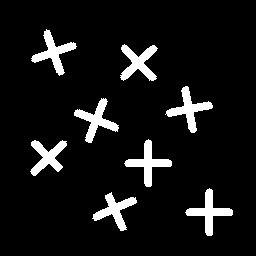
#> input picture Lab02 - Connected Components/art8.png, 256 x 256 px
$ jupyter execute lab02.ipynb
#> lines starting #> are read from the running program, lines starting #| are printed output that depends on the picture; after the words box and inside, x2 and y2 are one past the last pixel; in counts of white or black regions, pixels touching at a corner belong together
**Exercícios Rotulação de Componentes Conexos**
exercícios obtidos em http://homepages.inf.ed.ac.uk/rbf/HIPR2/label.htm

1. Implemente o algoritmo de rotulação de componentes conexos (algoritmo do slide ou por outra solução) e aplique sobre a imagem binária art8.png. Indique qual vizinhança será considerada (4 ou 8)
Mostre os resultados na forma da imagem art8lab1.png e art8lab2.png

art8.png:

art8lab1.png:

art8lab2.png:


[cell 1]
import cv2
import numpy as np
import matplotlib.pyplot as plt

def readBinaryImage(image, invert):
#> called with image = './art8.png', invert = False
    img = cv2.imread(image, 0)
#> img: shape (256, 256); values 1 (black) and 255 (white), 8% white; 8 white regions, largest, box (x1, y1, x2, y2) and area: (120, 44, 158, 81) 672, (165, 86, 213, 133) 670, (74, 98, 119, 143) 670
    if (invert):
        ret, img = cv2.threshold(img, 68, 255, cv2.THRESH_BINARY_INV)
        return img
    else :
        ret, img = cv2.threshold(img, 68, 255, cv2.THRESH_BINARY)
        return img

def get_4_neighborhood(x, y, image):
    if (image[x-1, y] == 255 and image[x, y-1] == 255):
        return True

    return False

def count_components(filename, invert = False):
    count = 1
    equivalences = []
    image = readBinaryImage(filename, invert)

    plt.imshow(image, cmap='gray', vmin=0, vmax=255)
    plt.show(block=False)
    plt.close()

    height, width = image.shape
#> height = 256; width = 256
    labels = np.zeros((height, width))

    for x in range(height):
        for y in range(width):
            pixel = image[x][y]
            if (pixel > 0):
                first_neighbor = image[x-1][y]
                first_neighbor_label = labels[x-1][y]

                second_neighbor = image[x][y-1]
                second_neighbor_label = labels[x][y-1]

                if (first_neighbor == 0 and second_neighbor == 0):
                    labels[x][y] = count
                    count+=1
                elif (first_neighbor > 0 and second_neighbor == 0):
                    labels[x][y] = first_neighbor_label
                elif (first_neighbor == 0 and second_neighbor > 0):
                    labels[x][y] = second_neighbor_label
                elif (first_neighbor > 0 and second_neighbor > 0 and first_neighbor_label == second_neighbor_label):
                    labels[x][y] = first_neighbor_label
                elif (first_neighbor > 0 and second_neighbor > 0 and first_neighbor_label != second_neighbor_label):
                    labels[x][y] = first_neighbor_label
                    equivalences.append((first_neighbor_label, second_neighbor_label))
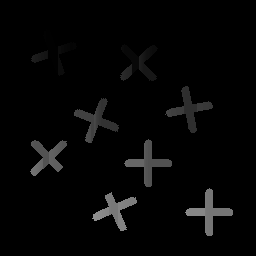
#> labels: shape (256, 256) float64; min 0, max 144, mean 5.6
#> after the loop, count = 145; equivalences = 1523 pairs, first value 1 to 143, second value 1 to 144

    for i in range(len(equivalences)):
        label_a, label_b = equivalences.pop()

        for j in range(len(equivalences)):
            label_j_a, label_j_b = equivalences[j]
            if (label_b == label_j_b):
                equivalences[j] = (label_j_a, label_a)

        for x in range(height):
            for y in range(width):
                if (labels[x][y] == label_b):
                    labels[x][y] = label_a
#> this loop made 1523 passes
#> (label_a, label_b) on passes 1 to 3: (117, 118), (117, 117), (118, 119)
#> labels: shape (256, 256) float64; 6.13% of pixels changed, all inside (x1, y1, x2, y2) = (30, 29, 209, 236)
#> after the loop, equivalences = []

    plt.imshow(labels, cmap='gray', vmin=0, vmax=255)
    plt.show(block=False)
    plt.close()

    height, width = labels.shape
    label_dict = {}
    for x in range(height):
        for y in range(width):
            label = labels[x][y]
            if (not label in label_dict):
                label_dict[label] = 1
            else:
                label_dict[label] += 1
#> after the loop, label_dict = 71 items

    return label_dict

count_components('./art8.png')

2. Calcule o número de objetos da imagem clc3.png. Note que antes será necessário binarizar a imagem. Para isso, considere um limiar (*threshold*) de 67, isto é, valores acima de 67 na imagem original recebem zero, e os abaixo recebem 1 (o que resulta na imagem clc3thr1.png).

clc3.png

clc3thr1

clc3lab1


[cell 2]
labels = count_components('./clc3thr1.png')
#> call 2 of count_components, with filename = './clc3thr1.png', invert = False
#> in count_components (call 2), `count = 1`: count = 1
#> call 2 of readBinaryImage, with image = './clc3thr1.png', invert = False
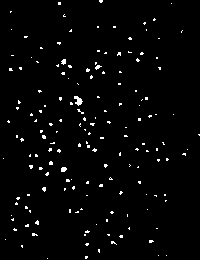
#> input picture Lab02 - Connected Components/clc3thr1.png, 200 x 260 px
#> in readBinaryImage (call 2), `img = cv2.imread(image, 0)`: img: shape (260, 200); 2.2% white in thin lines or dots
#> after the loop in count_components (call 2), `for x in range(height):`:
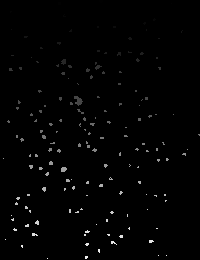
#> labels: shape (260, 200) float64; min 0, max 238, mean 2.6
#> after the loop in count_components (call 2), `for x in range(height):`: count = 239; equivalences = 111 pairs, first value 7 to 230, second value 8 to 231
#> the loop in count_components (call 2), `for i in range(len(equivalences)):` made 111 passes
#> (label_a, label_b) on passes 1 to 12: (230, 231), (225, 226), (220, 221), (220, 220), (216, 219), (215, 217), (212, 214), (212, 212), (209, 210), (210, 211), (209, 209), (210, 210)
#> after the loop in count_components (call 2), `for i in range(len(equivalences)):`: labels: shape (260, 200) float64; 0.24% of pixels changed, all inside (x1, y1, x2, y2) = (7, 19, 183, 245)
#> after the loop in count_components (call 2), `for i in range(len(equivalences)):`: equivalences = []
#> after the loop in count_components (call 2), `for x in range(height):`: label_dict = 181 items
#> labels = 181 items

count = 0
for i in labels.items():
  key, value = i
  if (key > 0):
    count+=value
#> this loop made 181 passes
#> (key, value, count) on passes 2 to 13: (1, 10, 10), (2, 9, 19), (3, 1, 20), (4, 3, 23), (5, 1, 24), (6, 4, 28), (7, 6, 34), (9, 6, 40), (11, 4, 44), (12, 6, 50), (13, 1, 51), (14, 5, 56)
#> (key, value) on pass 1: (0, 50855)
#> after the loop, count = 1145

print(count)
#| 1145
